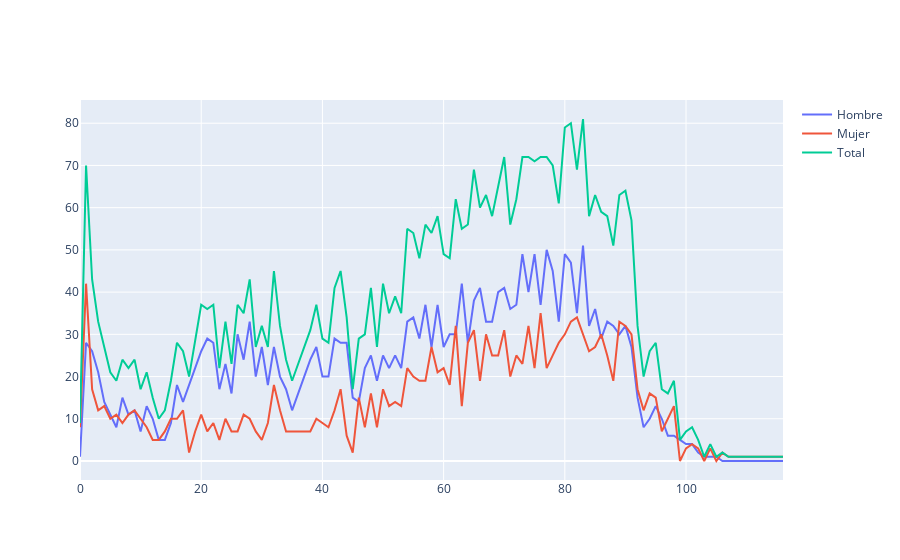

The cell this chart's notebook holds for it:
### Code cell
fig = go.Figure()
fig.add_trace(go.Scatter(x=df2['Edad'], y=df2['Hombre'],mode='lines',name='Hombre'))
fig.add_trace(go.Scatter(x=df2['Edad'], y=df2['Mujer'],mode='lines',name='Mujer'))
fig.add_trace(go.Scatter(x=df2['Edad'], y=df2['Mujer']+df2['Hombre'],mode='lines',name='Total'))
fig.show()

### Figure 1 — Plotly figure (JSON) as saved in the notebook; plotly's stock layout.template omitted (floating-point values rounded to 4 significant figures)
{"data": [{"mode": "lines", "name": "Hombre", "type": "scatter", "x": [0, 1, 2, 3, 4, 5, 6, 7, 8, 9, 10, 11, 12, 13, 14, 15, 16, 17, 18, 19, 20, 21, 22, 23, 24, 25, 26, 27, 28, 29, 30, 31, 32, 33, 34, 35, 36, 37, 38, 39, 40, 41, 42, 43, 44, 45, 46, 47, 48, 49, 50, 51, 52, 53, 54, 55, 56, 57, 58, 59, 60, 61, 62, 63, 64, 65, 66, 67, 68, 69, 70, 71, 72, 73, 74, 75, 76, 77, 78, 79, 80, 81, 82, 83, 84, 85, 86, 87, 88, 89, 90, 91, 92, 93, 94, 95, 96, 97, 98, 99, 100, 101, 102, 103, 104, 105, 106, 107, 116], "y": [1, 28, 26, 21, 14, 11, 8, 15, 11, 12, 7, 13, 10, 5, 5, 9, 18, 14, 18, 22, 26, 29, 28, 17, 23, 16, 30, 24, 33, 20, 27, 18, 27, 20, 17, 12, 16, 20, 24, 27, 20, 20, 29, 28, 28, 15, 14, 22, 25, 19, 25, 22, 25, 22, 33, 34, 29, 37, 27, 37, 27, 30, 30, 42, 28, 38, 41, 33, 33, 40, 41, 36, 37, 49, 40, 49, 37, 50, 45, 33, 49, 47, 35, 51, 32, 36, 29, 33, 32, 30, 32, 27, 15, 8, 10, 13, 10, 6, 6, 5, 4, 4, 2, 1, 1, 1, 0, 0, 0]}, {"mode": "lines", "name": "Mujer", "type": "scatter", "x": [0, 1, 2, 3, 4, 5, 6, 7, 8, 9, 10, 11, 12, 13, 14, 15, 16, 17, 18, 19, 20, 21, 22, 23, 24, 25, 26, 27, 28, 29, 30, 31, 32, 33, 34, 35, 36, 37, 38, 39, 40, 41, 42, 43, 44, 45, 46, 47, 48, 49, 50, 51, 52, 53, 54, 55, 56, 57, 58, 59, 60, 61, 62, 63, 64, 65, 66, 67, 68, 69, 70, 71, 72, 73, 74, 75, 76, 77, 78, 79, 80, 81, 82, 83, 84, 85, 86, 87, 88, 89, 90, 91, 92, 93, 94, 95, 96, 97, 98, 99, 100, 101, 102, 103, 104, 105, 106, 107, 116], "y": [8, 42, 17, 12, 13, 10, 11, 9, 11, 12, 10, 8, 5, 5, 7, 10, 10, 12, 2, 7, 11, 7, 9, 5, 10, 7, 7, 11, 10, 7, 5, 9, 18, 12, 7, 7, 7, 7, 7, 10, 9, 8, 12, 17, 6, 2, 15, 8, 16, 8, 17, 13, 14, 13, 22, 20, 19, 19, 27, 21, 22, 18, 32, 13, 28, 31, 19, 30, 25, 25, 31, 20, 25, 23, 32, 22, 35, 22, 25, 28, 30, 33, 34, 30, 26, 27, 30, 25, 19, 33, 32, 30, 17, 12, 16, 15, 7, 10, 13, 0, 3, 4, 3, 0, 3, 0, 2, 1, 1]}, {"mode": "lines", "name": "Total", "type": "scatter", "x": [0, 1, 2, 3, 4, 5, 6, 7, 8, 9, 10, 11, 12, 13, 14, 15, 16, 17, 18, 19, 20, 21, 22, 23, 24, 25, 26, 27, 28, 29, 30, 31, 32, 33, 34, 35, 36, 37, 38, 39, 40, 41, 42, 43, 44, 45, 46, 47, 48, 49, 50, 51, 52, 53, 54, 55, 56, 57, 58, 59, 60, 61, 62, 63, 64, 65, 66, 67, 68, 69, 70, 71, 72, 73, 74, 75, 76, 77, 78, 79, 80, 81, 82, 83, 84, 85, 86, 87, 88, 89, 90, 91, 92, 93, 94, 95, 96, 97, 98, 99, 100, 101, 102, 103, 104, 105, 106, 107, 116], "y": [9, 70, 43, 33, 27, 21, 19, 24, 22, 24, 17, 21, 15, 10, 12, 19, 28, 26, 20, 29, 37, 36, 37, 22, 33, 23, 37, 35, 43, 27, 32, 27, 45, 32, 24, 19, 23, 27, 31, 37, 29, 28, 41, 45, 34, 17, 29, 30, 41, 27, 42, 35, 39, 35, 55, 54, 48, 56, 54, 58, 49, 48, 62, 55, 56, 69, 60, 63, 58, 65, 72, 56, 62, 72, 72, 71, 72, 72, 70, 61, 79, 80, 69, 81, 58, 63, 59, 58, 51, 63, 64, 57, 32, 20, 26, 28, 17, 16, 19, 5, 7, 8, 5, 1, 4, 1, 2, 1, 1]}], "layout": {}}
